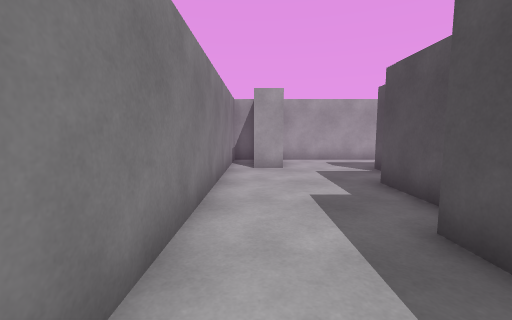
View 1 (above)

18 first-person views from a walk through a 3-D level made in the Unity game engine. The camera is 1.2 m above the floor, tilts 6° down and sees 90° across. The floor is counted in squares, 1 m on a side. Each view is taken from the middle of a square. On the plan, view 1 faces up. The plan holds only what a view shows up to about 12 squares ahead; the rest is blank. The player is left out.

View 2
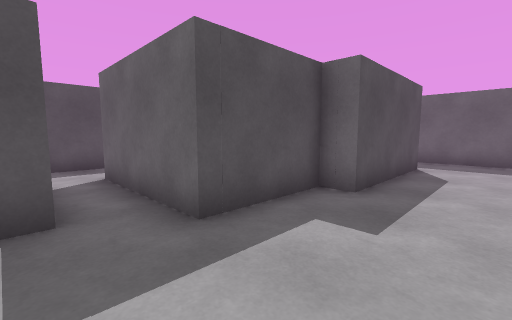

View 3
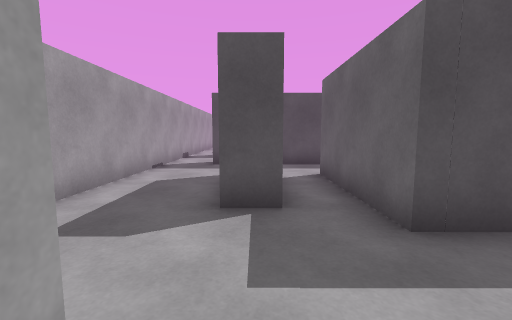

View 4
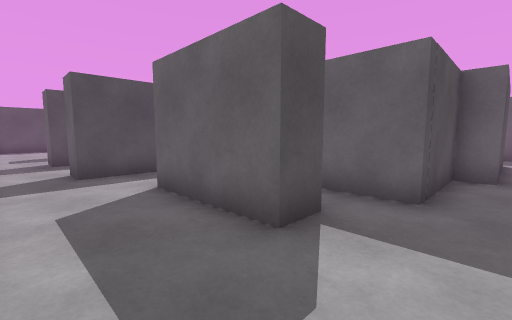

View 5
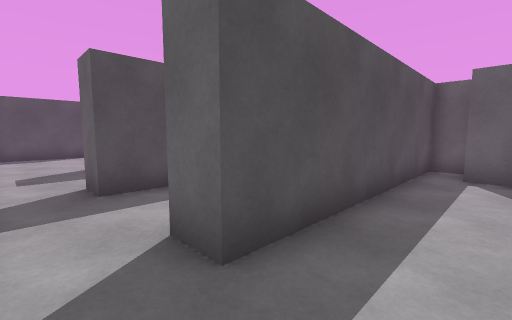

View 6
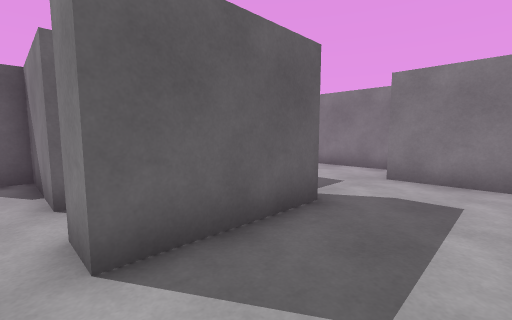

View 7
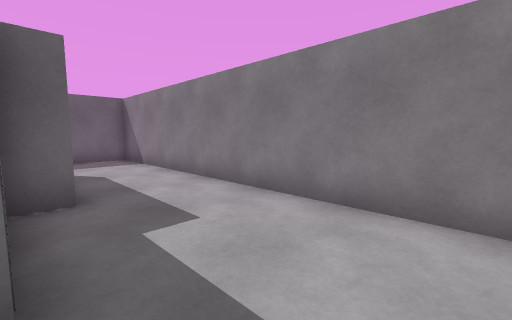

View 8
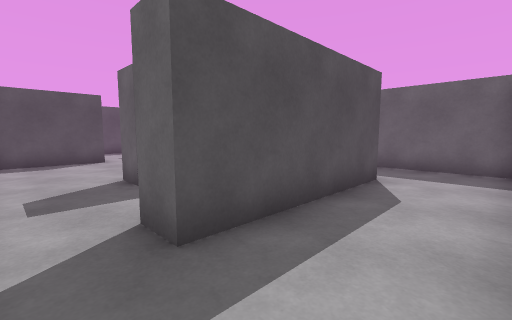

View 9
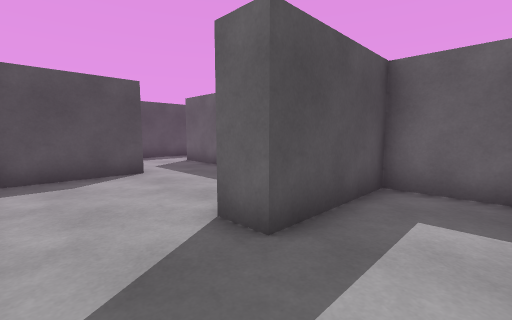

View 10
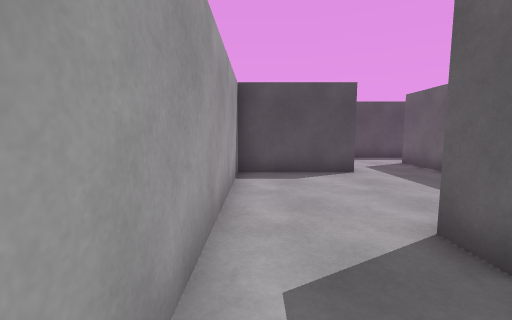

View 11
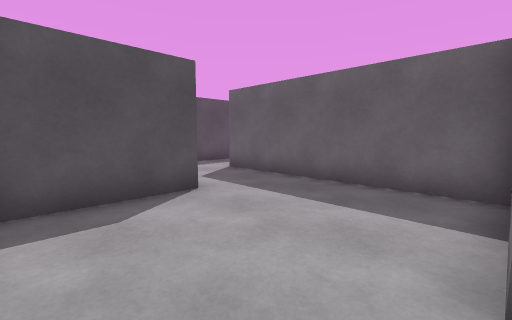

View 12
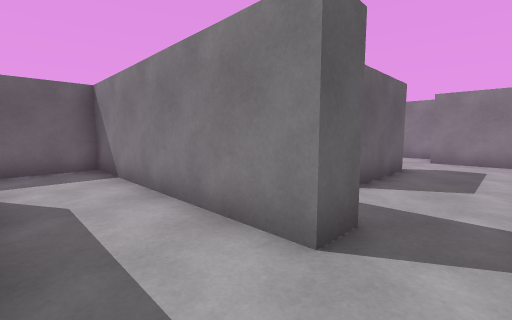

View 13
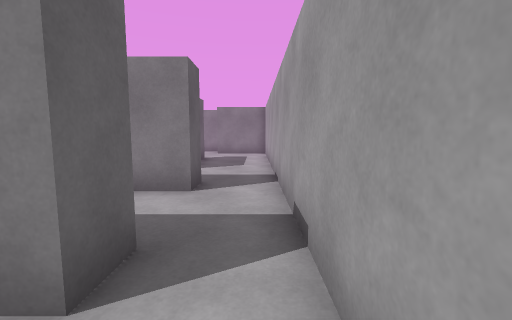

View 14
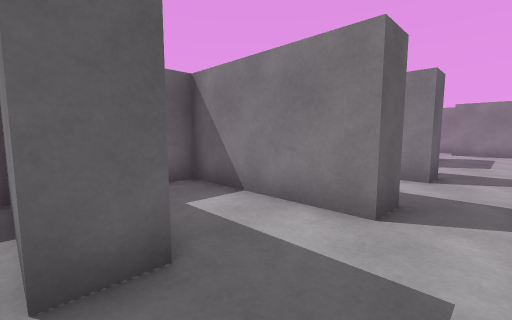

View 15
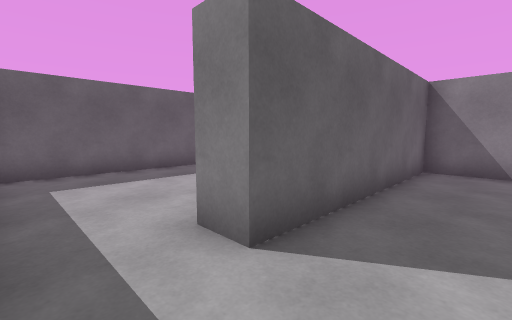

View 16
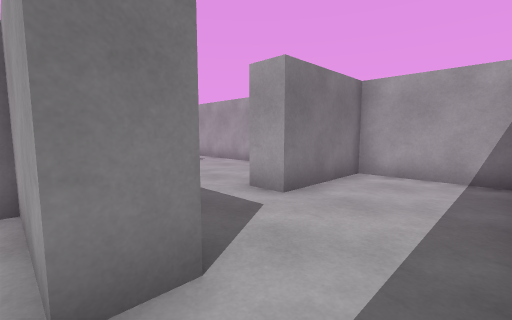

View 17
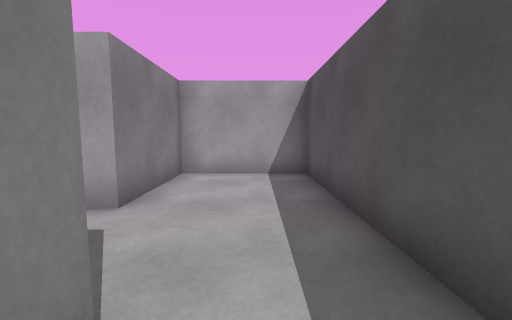

View 18
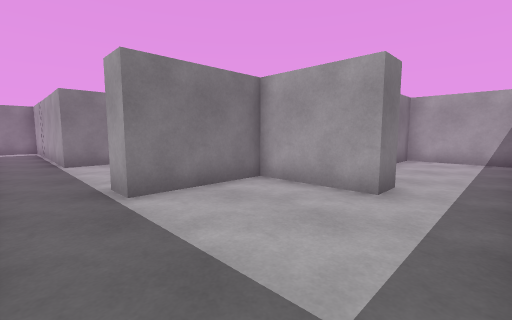

### Floor plan
Points are (right, up) in squares from view 1. A wall is a line through its corners. A room is listed if a view was taken in it or the views show most of it. See-through windows are left out.
Room 1 (views 1, 2, 3, 4, 5, 6, 7, 8)
walls: (4, 7.5) (4, 8.6) (7.5, 8.6) (7.5, 7.5); (0.9, 11.1) (0.9, 8.7) (-0.1, 8.7); (9.8, 7.6) (9.8, 9.8) (10.8, 9.8); (-1, 11.6) (-1, -4.2) (2.8, -4.2); (11.6, 11.6) (1.1, 11.6); (2.2, -1.9) (2.2, 3) (3, 3) (3, 6.1) (7.5, 6.1)
ways out: opening at (10.5, 10.5) to room 3; opening at (7, 7) to room 7; opening at (8.5, 8) to room 7; opening at (2.5, -2.5)
Room 2 (views 9, 10, 11, 13, 14)
walls: (13.4, 9.8) (14.4, 9.8) (14.4, 5.1) (16.9, 5.1) (16.9, 8.8) (17.9, 8.8); (18.6, 11.6) (13.6, 11.6)
ways out: opening at (14, 10.5) to room 3; opening at (17.5, 10.5) to room 6
Room 3 (view 12)
walls: (13.4, 4) (13.4, 9.8); (10.8, 9.8) (10.8, 1.5) (14.4, 1.5); (13.6, 11.6) (11.6, 11.6)
ways out: opening at (10.5, 10.5) to room 1; opening at (14, 10.5) to room 2
Room 4 (views 15, 16, 17)
walls: (22.5, 5.1) (25.2, 5.1) (25.2, 4.1); (27.5, 3.4) (27.5, 11.6) (23.8, 11.6) (23.8, 8) (22.8, 8)
ways out: opening at (26.5, 4.5) to room 5; opening at (23.5, 6.5) to room 6
Room 5 (view 18)
walls: (25.2, 4.1) (22, 4.1) (22, 0.6); (22.6, -1.6) (27.1, -1.6)
ways out: opening at (26.5, 4.5) to room 4; opening at (21.5, -0.5)
Room 6 (no view inside)
walls: (17.9, 8.8) (17.9, 5.1) (22.5, 5.1); (22.8, 8) (22.8, 11.6) (18.6, 11.6)
ways out: opening at (17.5, 10.5) to room 2; opening at (23.5, 6.5) to room 4
Room 7 (no view inside)
walls: (7.5, 6.1) (7.5, 3) (8.9, 3); (9.8, 1.5) (9.8, 7.6)
ways out: opening at (7, 7) to room 1; opening at (8.5, 8) to room 1

Positions as (right, up) in squares from view 1, and headings:
1: (0, 0), facing up
2: (0, 8), facing down-right
3: (0, 8), facing right
4: (2, 11), facing down-right
5: (8, 11), facing down-right
6: (8, 11), facing down-left
7: (3, 8), facing down-left
8: (11, 11), facing down-right
9: (15, 11), facing down-right
10: (15, 11), facing right
11: (18, 11), facing down-right
12: (13, 11), facing down-left
13: (16, 11), facing left
14: (18, 11), facing down-left
15: (27, 7), facing down-left
16: (27, 4), facing up-left
17: (26, 4), facing up
18: (27, -1), facing up-left
